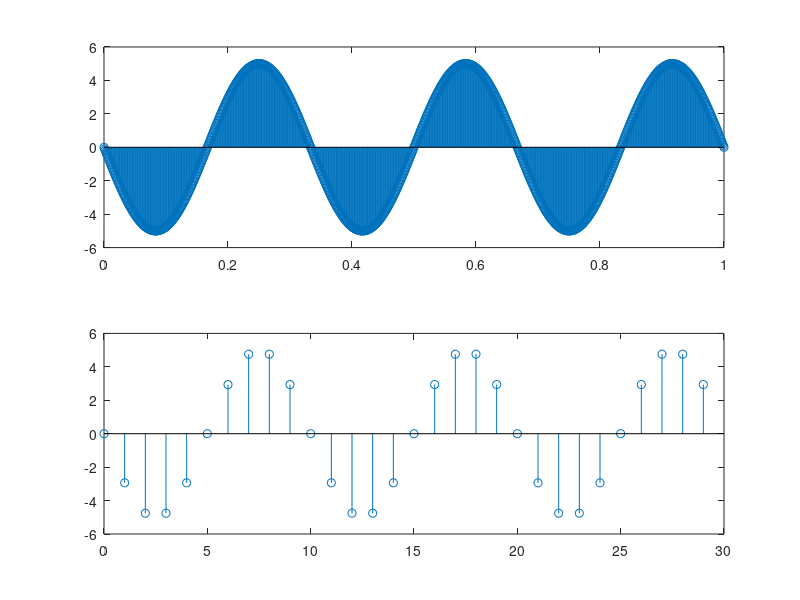

Reproduce this figure in MATLAB.
%function[]=main(A,f0)
clc
A=5;
f0=3;
clc
T=1;
phi=pi/2;
t=0:0.001:T;
xt=A*cos(2*pi*f0*t+phi);
fs=10*f0;
Ts=1/fs;
N=T*fs;n=0:N-1;
xn=A*cos(2*pi*f0*Ts*n+phi);
subplot(2,1,1)
stem(t,xt)
subplot(2,1,2)
stem(n,xn)